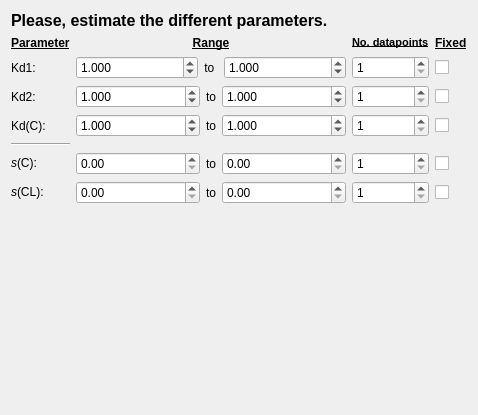
             <widget class="QWidget" name="scrollAreaWidgetContents_7">
              <property name="geometry">
               <rect>
                <x>0</x>
                <y>0</y>
                <width>478</width>
                <height>415</height>
               </rect>
              </property>
              <layout class="QGridLayout" name="gridLayout_30">
               <item row="0" column="0">
                <widget class="QLabel" name="label_53">
                 <property name="font">
                  <font>
                   <pointsize>12</pointsize>
                   <weight>75</weight>
                   <bold>true</bold>
                  </font>
                 </property>
                 <property name="text">
                  <string>Please, estimate the different parameters.</string>
                 </property>
                </widget>
               </item>
               <item row="2" column="0">
                <spacer name="verticalSpacer_7">
                 <property name="orientation">
                  <enum>Qt::Vertical</enum>
                 </property>
                 <property name="sizeHint" stdset="0">
                  <size>
                   <width>20</width>
                   <height>40</height>
                  </size>
                 </property>
                </spacer>
               </item>
               <item row="1" column="0">
                <layout class="QGridLayout" name="gridLayout_31">
                 <item row="2" column="2">
                  <widget class="QSpinBox" name="kd2_num_comp">
                   <property name="minimum">
                    <number>1</number>
                   </property>
                  </widget>
                 </item>
                 <item row="2" column="1">
                  <layout class="QGridLayout" name="gridLayout_32">
                   <item row="0" column="0">
                    <widget class="QDoubleSpinBox" name="kd2_min_comp">
                     <property name="decimals">
                      <number>3</number>
                     </property>
                     <property name="maximum">
                      <double>999.990000000000009</double>
                     </property>
                     <property name="value">
                      <double>1.000000000000000</double>
                     </property>
                    </widget>
                   </item>
                   <item row="0" column="2">
                    <widget class="QDoubleSpinBox" name="kd2_max_comp">
                     <property name="decimals">
                      <number>3</number>
                     </property>
                     <property name="maximum">
                      <double>1000.000000000000000</double>
                     </property>
                     <property name="value">
                      <double>1.000000000000000</double>
                     </property>
                    </widget>
                   </item>
                   <item row="0" column="1">
                    <widget class="QLabel" name="label_39">
                     <property name="sizePolicy">
                      <sizepolicy hsizetype="Fixed" vsizetype="Preferred">
                       <horstretch>0</horstretch>
                       <verstretch>0</verstretch>
                      </sizepolicy>
                     </property>
                     <property name="text">
                      <string>to</string>
                     </property>
                    </widget>
                   </item>
                  </layout>
                 </item>
                 <item row="5" column="0">
                  <widget class="QLabel" name="label_40">
                   <property name="text">
                    <string>&lt;I&gt;s&lt;/I&gt;(C):</string>
                   </property>
                  </widget>
                 </item>
                 <item row="1" column="2">
                  <widget class="QSpinBox" name="kd_num_comp">
                   <property name="minimum">
                    <number>1</number>
                   </property>
                  </widget>
                 </item>
                 <item row="0" column="2">
                  <widget class="QLabel" name="label_41">
                   <property name="sizePolicy">
                    <sizepolicy hsizetype="Fixed" vsizetype="Preferred">
                     <horstretch>0</horstretch>
                     <verstretch>0</verstretch>
                    </sizepolicy>
                   </property>
                   <property name="font">
                    <font>
                     <pointsize>8</pointsize>
                     <weight>75</weight>
                     <bold>true</bold>
                    </font>
                   </property>
                   <property name="text">
                    <string>&lt;html&gt;&lt;head/&gt;&lt;body&gt;&lt;p&gt;&lt;span style=&quot; text-decoration: underline;&quot;&gt;No. datapoints&lt;/span&gt;&lt;/p&gt;&lt;/body&gt;&lt;/html&gt;</string>
                   </property>
                  </widget>
                 </item>
                 <item row="5" column="1">
                  <layout class="QGridLayout" name="gridLayout_33">
                   <item row="0" column="0">
                    <widget class="QDoubleSpinBox" name="start_min_comp">
                     <property name="maximum">
                      <double>3000000.000000000000000</double>
                     </property>
                     <property name="singleStep">
                      <double>0.100000000000000</double>
                     </property>
                    </widget>
                   </item>
                   <item row="0" column="1">
                    <widget class="QLabel" name="label_42">
                     <property name="sizePolicy">
                      <sizepolicy hsizetype="Fixed" vsizetype="Preferred">
                       <horstretch>0</horstretch>
                       <verstretch>0</verstretch>
                      </sizepolicy>
                     </property>
                     <property name="text">
                      <string>to</string>
                     </property>
                    </widget>
                   </item>
                   <item row="0" column="2">
                    <widget class="QDoubleSpinBox" name="start_max_comp">
                     <property name="maximum">
                      <double>4000000.000000000000000</double>
                     </property>
                     <property name="singleStep">
                      <double>0.100000000000000</double>
                     </property>
                    </widget>
                   </item>
                  </layout>
                 </item>
                 <item row="0" column="3">
                  <widget class="QLabel" name="label_44">
                   <property name="sizePolicy">
                    <sizepolicy hsizetype="Fixed" vsizetype="Preferred">
                     <horstretch>0</horstretch>
                     <verstretch>0</verstretch>
                    </sizepolicy>
                   </property>
                   <property name="font">
                    <font>
                     <pointsize>9</pointsize>
                     <weight>75</weight>
                     <bold>true</bold>
                     <underline>true</underline>
                    </font>
                   </property>
                   <property name="text">
                    <string>Fixed</string>
                   </property>
                  </widget>
                 </item>
                 <item row="0" column="1">
                  <widget class="QLabel" name="label_43">
                   <property name="font">
                    <font>
                     <pointsize>9</pointsize>
                     <weight>75</weight>
                     <bold>true</bold>
                     <underline>true</underline>
                    </font>
                   </property>
                   <property name="text">
                    <string>Range</string>
                   </property>
                   <property name="alignment">
                    <set>Qt::AlignCenter</set>
                   </property>
                  </widget>
                 </item>
                 <item row="5" column="2">
                  <widget class="QSpinBox" name="start_number_comp">
                   <property name="minimum">
                    <number>1</number>
                   </property>
                  </widget>
                 </item>
                 <item row="0" column="0">
                  <widget class="QLabel" name="label_45">
                   <property name="sizePolicy">
                    <sizepolicy hsizetype="Fixed" vsizetype="Preferred">
                     <horstretch>0</horstretch>
                     <verstretch>0</verstretch>
                    </sizepolicy>
                   </property>
                   <property name="font">
                    <font>
                     <pointsize>9</pointsize>
                     <weight>75</weight>
                     <bold>true</bold>
                     <underline>true</underline>
                    </font>
                   </property>
                   <property name="frameShape">
                    <enum>QFrame::NoFrame</enum>
                   </property>
                   <property name="text">
                    <string>Parameter</string>
                   </property>
                  </widget>
                 </item>
                 <item row="4" column="0">
                  <widget class="Line" name="line_7">
                   <property name="orientation">
                    <enum>Qt::Horizontal</enum>
                   </property>
                  </widget>
                 </item>
                 <item row="5" column="3">
                  <widget class="QCheckBox" name="start_check_range_comp">
                   <property name="text">
                    <string/>
                   </property>
                  </widget>
                 </item>
                 <item row="1" column="3">
                  <widget class="QCheckBox" name="kd_check_range_comp">
                   <property name="layoutDirection">
                    <enum>Qt::LeftToRight</enum>
                   </property>
                   <property name="text">
                    <string/>
                   </property>
                   <property name="checked">
                    <bool>false</bool>
                   </property>
                  </widget>
                 </item>
                 <item row="1" column="0">
                  <widget class="QLabel" name="label_46">
                   <property name="text">
                    <string>Kd1:</string>
                   </property>
                  </widget>
                 </item>
                 <item row="6" column="0">
                  <widget class="QLabel" name="label_47">
                   <property name="text">
                    <string>&lt;I&gt;s&lt;/I&gt;(CL):</string>
                   </property>
                  </widget>
                 </item>
                 <item row="1" column="1">
                  <layout class="QGridLayout" name="gridLayout_34">
                   <item row="0" column="1">
                    <widget class="QLabel" name="label_48">
                     <property name="sizePolicy">
                      <sizepolicy hsizetype="Fixed" vsizetype="Preferred">
                       <horstretch>0</horstretch>
                       <verstretch>0</verstretch>
                      </sizepolicy>
                     </property>
                     <property name="text">
                      <string>to </string>
                     </property>
                     <property name="alignment">
                      <set>Qt::AlignCenter</set>
                     </property>
                    </widget>
                   </item>
                   <item row="0" column="0">
                    <widget class="QDoubleSpinBox" name="kd_min_comp">
                     <property name="decimals">
                      <number>3</number>
                     </property>
                     <property name="maximum">
                      <double>999.990000000000009</double>
                     </property>
                     <property name="value">
                      <double>1.000000000000000</double>
                     </property>
                    </widget>
                   </item>
                   <item row="0" column="2">
                    <widget class="QDoubleSpinBox" name="kd_max_comp">
                     <property name="decimals">
                      <number>3</number>
                     </property>
                     <property name="maximum">
                      <double>1000.000000000000000</double>
                     </property>
                     <property name="value">
                      <double>1.000000000000000</double>
                     </property>
                    </widget>
                   </item>
                  </layout>
                 </item>
                 <item row="6" column="2">
                  <widget class="QSpinBox" name="end_number_comp">
                   <property name="minimum">
                    <number>1</number>
                   </property>
                  </widget>
                 </item>
                 <item row="2" column="0">
                  <widget class="QLabel" name="label_50">
                   <property name="text">
                    <string>Kd2:</string>
                   </property>
                  </widget>
                 </item>
                 <item row="6" column="3">
                  <widget class="QCheckBox" name="end_check_range_comp">
                   <property name="text">
                    <string/>
                   </property>
                  </widget>
                 </item>
                 <item row="2" column="3">
                  <widget class="QCheckBox" name="kd2_check_range_comp">
                   <property name="text">
                    <string/>
                   </property>
                  </widget>
                 </item>
                 <item row="6" column="1">
                  <layout class="QGridLayout" name="gridLayout_35">
                   <item row="0" column="0">
                    <widget class="QDoubleSpinBox" name="end_min_comp">
                     <property name="maximum">
                      <double>3000000.000000000000000</double>
                     </property>
                     <property name="singleStep">
                      <double>0.100000000000000</double>
                     </property>
                    </widget>
                   </item>
                   <item row="0" column="2">
                    <widget class="QDoubleSpinBox" name="end_max_comp">
                     <property name="maximum">
                      <double>4000000.000000000000000</double>
                     </property>
                     <property name="singleStep">
                      <double>0.100000000000000</double>
                     </property>
                    </widget>
                   </item>
                   <item row="0" column="1">
                    <widget class="QLabel" name="label_49">
                     <property name="sizePolicy">
                      <sizepolicy hsizetype="Fixed" vsizetype="Preferred">
                       <horstretch>0</horstretch>
                       <verstretch>0</verstretch>
                      </sizepolicy>
                     </property>
                     <property name="text">
                      <string>to</string>
                     </property>
                    </widget>
                   </item>
                  </layout>
                 </item>
                 <item row="3" column="3">
                  <widget class="QCheckBox" name="kdc_check_range">
                   <property name="text">
                    <string/>
                   </property>
                  </widget>
                 </item>
                 <item row="3" column="0">
                  <widget class="QLabel" name="label_55">
                   <property name="text">
                    <string>Kd(C):</string>
                   </property>
                  </widget>
                 </item>
                 <item row="3" column="1">
                  <layout class="QHBoxLayout" name="horizontalLayout_3">
                   <item>
                    <widget class="QDoubleSpinBox" name="kdc_min">
                     <property name="decimals">
                      <number>3</number>
                     </property>
                     <property name="value">
                      <double>1.000000000000000</double>
                     </property>
                    </widget>
                   </item>
                   <item>
                    <widget class="QLabel" name="label_56">
                     <property name="sizePolicy">
                      <sizepolicy hsizetype="Fixed" vsizetype="Preferred">
                       <horstretch>0</horstretch>
                       <verstretch>0</verstretch>
                      </sizepolicy>
                     </property>
                     <property name="text">
                      <string>to</string>
                     </property>
                    </widget>
                   </item>
                   <item>
                    <widget class="QDoubleSpinBox" name="kdc_max">
                     <property name="decimals">
                      <number>3</number>
                     </property>
                     <property name="maximum">
                      <double>100.000000000000000</double>
                     </property>
                     <property name="value">
                      <double>1.000000000000000</double>
                     </property>
                    </widget>
                   </item>
                  </layout>
                 </item>
                 <item row="3" column="2">
                  <widget class="QSpinBox" name="kdc_num">
                   <property name="minimum">
                    <number>1</number>
                   </property>
                   <property name="value">
                    <number>1</number>
                   </property>
                  </widget>
                 </item>
                </layout>
               </item>
              </layout>
             </widget>
